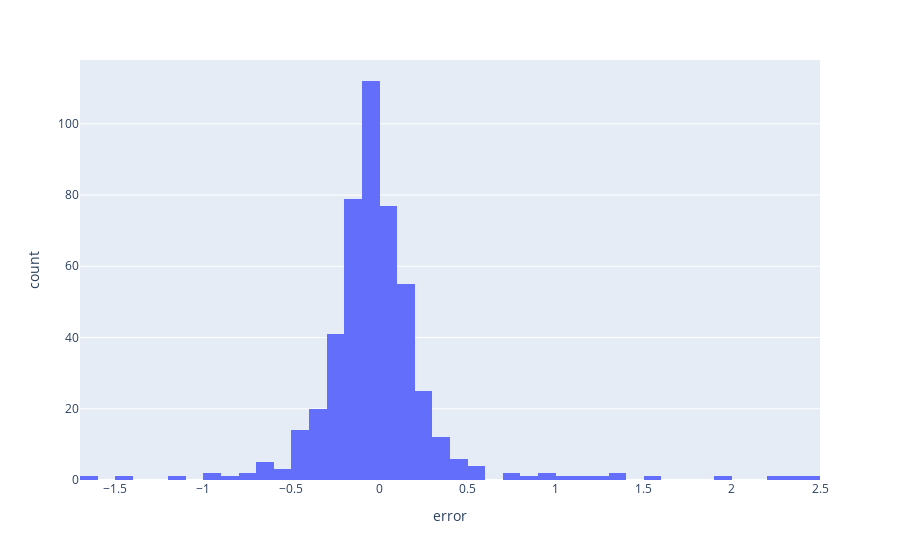

The cell this chart's notebook holds for it:
### Markdown cell above
Tirar o titulo do grafico 

deixar tudo em portugues 

y = ROC
Legenda a linha azul e vermelha - real vs predito

Chamar index de days

### Code cell
show_distribution_error()

### Figure 1 — Plotly figure (JSON) as saved in the notebook; plotly's stock layout.template omitted (floating-point values rounded to 4 significant figures; data arrays with more than 128 entries replaced by an {"elided": "..."} marker saying what was removed)
{"data": [{"alignmentgroup": "True", "bingroup": "x", "hovertemplate": "error=%{x}<br>count=%{y}<extra></extra>", "legendgroup": "", "marker": {"color": "#636efa", "pattern": {"shape": ""}}, "name": "", "offsetgroup": "", "orientation": "v", "showlegend": false, "type": "histogram", "x": {"elided": "476 float values"}, "xaxis": "x", "yaxis": "y"}], "layout": {"barmode": "relative", "legend": {"tracegroupgap": 0}, "margin": {"t": 60}, "xaxis": {"anchor": "y", "domain": [0, 1], "title": {"text": "error"}}, "yaxis": {"anchor": "x", "domain": [0, 1], "title": {"text": "count"}}}}
